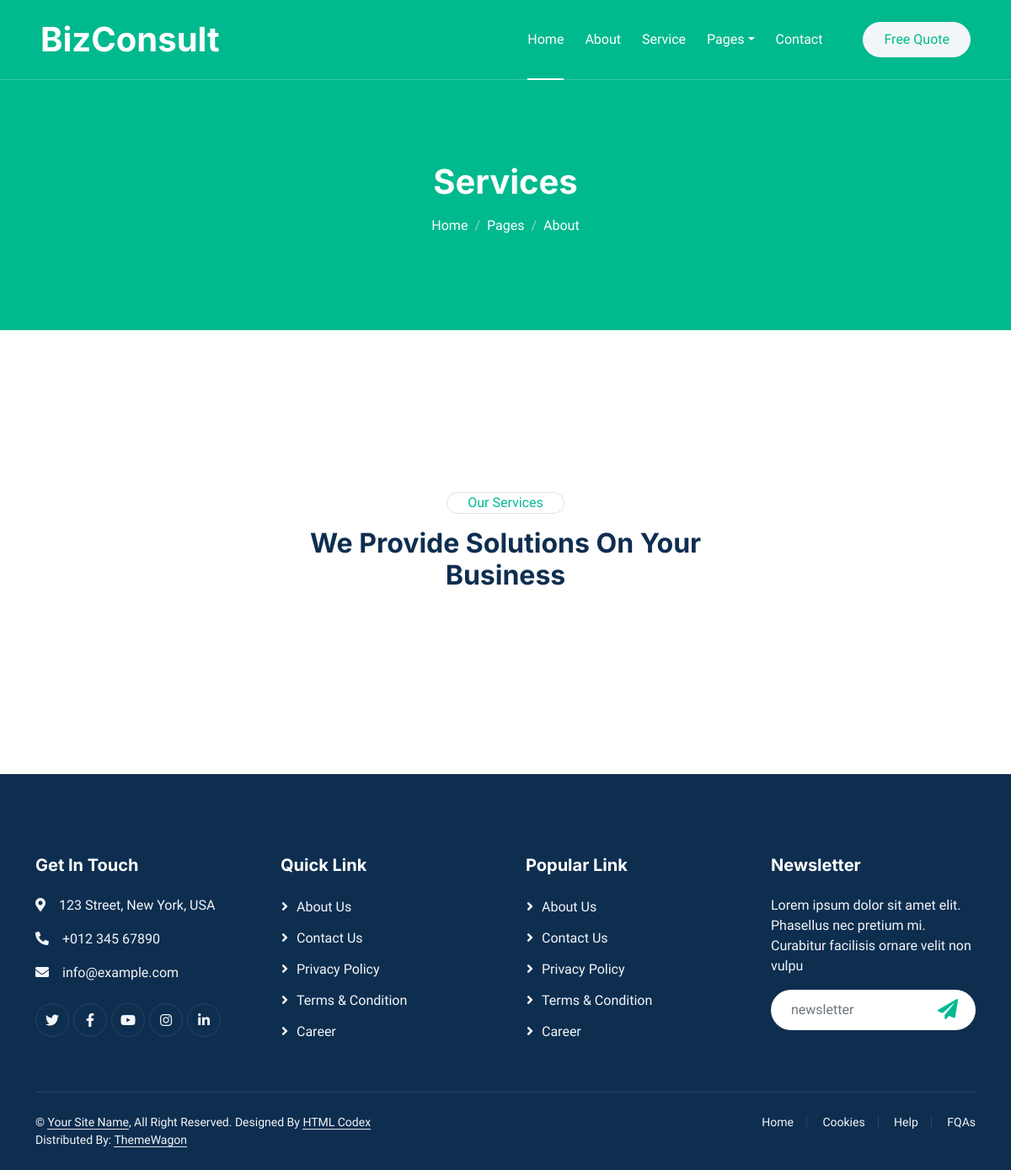
The page /service/ on the database as committed earlier.
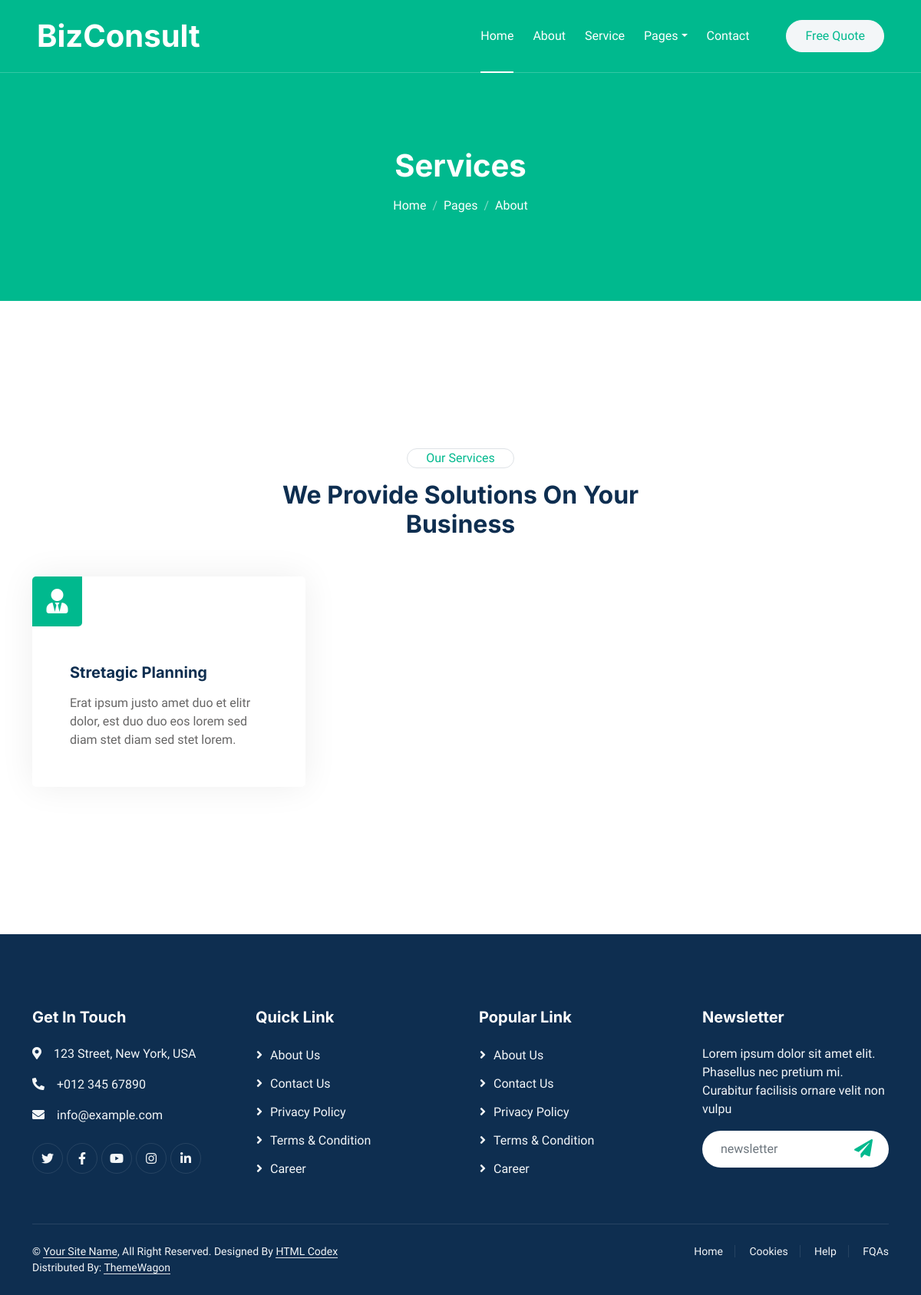
The same page on the database as committed later.
### pages/models.py (models this page shows, shortened)
class Service(models.Model):
    title = models.CharField(max_length=190)
    content = models.TextField()

### pages/views.py (the view)
# urls.py: path("service/", views.ServiceView.as_view(), name='service'),
class ServiceView(ListView):
    model = Service
    template_name = 'service.html'

### templates/service.html (shortened to what this page needs)
{% extends 'base.html' %}
{% load static %}
{% block content %}
{% include 'breadcrumb.html' with title='Services' %}
<div class="container-xxl py-6">
    <div class="container">
        <div class="mx-auto text-center wow fadeInUp" data-wow-delay="0.1s" style="max-width: 600px;">
            <div class="d-inline-block border rounded-pill text-primary px-4 mb-3">Our Services</div>
            <h2 class="mb-5">We Provide Solutions On Your Business</h2>
        </div>
        <div class="row g-4">
           {% for obj in object_list  %}
                <div class="col-lg-4 col-md-6 wow fadeInUp" data-wow-delay="0.1s">
                    <div class="service-item rounded h-100">
                        <div class="d-flex justify-content-between">
                            <div class="service-icon">
                                <i class="fa fa-user-tie fa-2x"></i>
                            </div>
                        </div>
                        <div class="p-5">
                            <h5 class="mb-3">{{obj.title}}</h5>
                            <span>{{obj.content}}</span>
                        </div>
                    </div>
                </div>
                {% endfor %}
        </div>
    </div>
</div>
{% endblock content %}

Rows that differ between the two databases and show on the page:
added Service: title "Stretagic Planning", content "Erat ipsum justo amet duo et elitr dolor, est duo duo eos lorem sed diam stet diam sed stet lorem."
